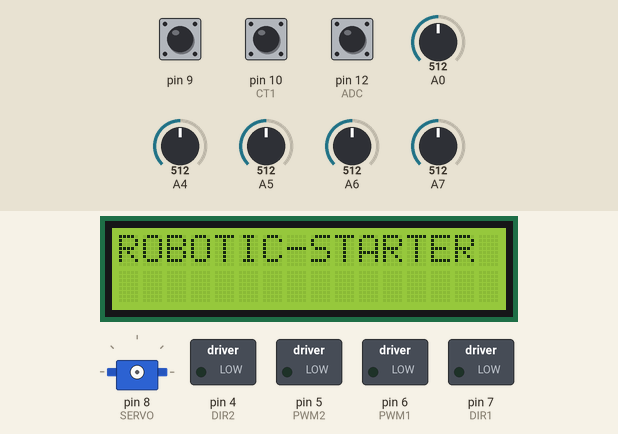
Simulated run of this sketch. Board: Arduino Nano, built with avr-gcc and run on an emulated ATmega328P. Shown: 16×2 character LCD, servo, switched loads named in the sketch (green lamp = pin HIGH). The test bench sets the inputs (shaded band); at power-on: pin 10 (CT1) HIGH, pin 9 HIGH, pin 12 (ADC) HIGH, A0 = 512, A4 = 512, A5 = 512, A6 = 512, A7 = 512.

Above: at 0.1 s.
At 2.2 s:
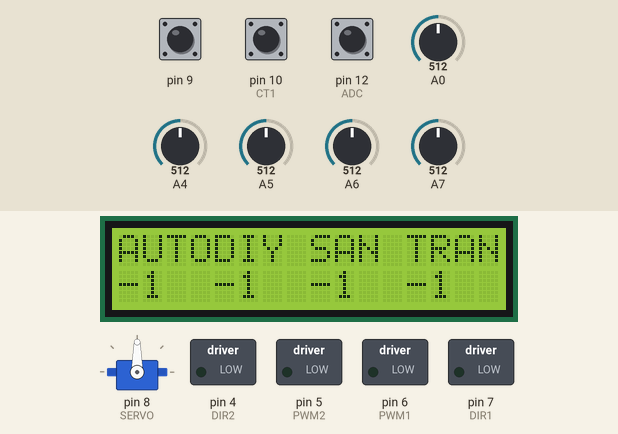
2.3 s: pin 10 (CT1) pulled LOW for 0.15 s
At 2.8 s:
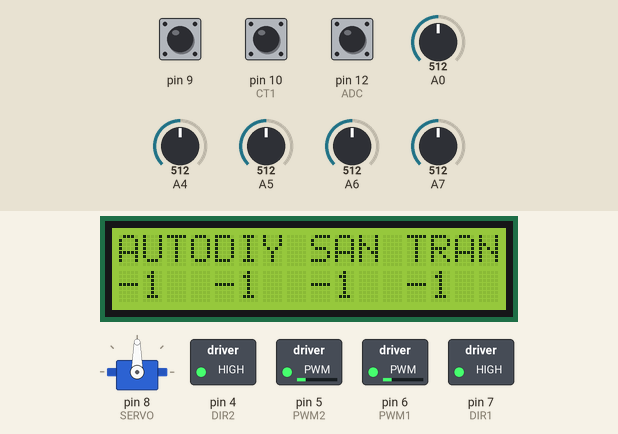
Timing chart, 0 to 5.3 s (numbered marks = the images above; inputs shaded):
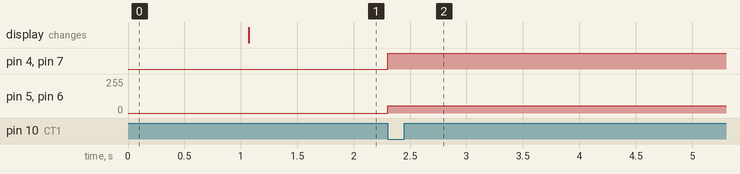

Measured:
- after the input at 2.3 s, pin 4 (DIR2), pin 7 (DIR1): LOW → HIGH at once; pin 5 (PWM2), pin 6 (PWM1): 0/255 → 55/255 at once

The sketch:

auto.ino
```cpp
#include "AutoDIY.h"

//============dinh nghia su dung LCD1602====================

int ntcount, pos;

//=====================================================================

void setup(void) {
  lcd.begin(16, 2);
  lcd.print("ROBOTIC-STARTER");
  delay(1000);
  lcd.clear();
  lcd.setCursor(0, 0);
  lcd.print("AUTODIY");
  if (digitalRead(9) == 0) {
    lcd.print(" SAN TRANG");
  } else {
    lcd.print(" SAN DEN ");
  }

  init_pin();
  init_adc();
  get_adc();
  ngatu = 0;
  clearr();
  ntcount = 0;
  display_adc();
}
void loop(void) {

  set_adc();

  int i = 0;

  if (digitalRead(CT1) == 0) {
    while (true) {
      i++;
      do_line(80, 50, 200);

      if (ngatu >= 1) {
        ngatu = 0;
        control_motor(0, 0, 0);
        control_motor(1, 0, 0);
        break;
      }

      //      if (get_distance() <= 15) {
      //        ngatu = 0;
      //        control_motor(0, 0, 0);
      //        control_motor(1, 0, 0);
      //        servo.write(10);
      //        delay(1000);
      //        servo.write(150);
      //      }
    }
  }
}
```

AutoDIY.h
```cpp
#include<LiquidCrystal.h>
#include <EEPROM.h>
#include <Servo.h>
#include <stdlib.h>
#include "Arduino.h"

#define PWM1 6
#define DIR1 7
#define PWM2 5
#define DIR2 4
#define SERVO 8
#define ADC   12
#define CT1  10
#define CT2  11
#define TRIG 3
#define ECHO 2

LiquidCrystal lcd(1, 0, A0, A1, A2, A3);
Servo servo;

int  ngatu, retrai, rephai, adc[4], ng_adc[4];
int min_adc[4], max_adc[4];
int nho, tmp;
int k, error_p;

void init_adc();
void set_adc();
void get_adc();
void read_adc();
void read_line(void);
void clearr(void);
int middle(int input, int low_limit, int high_limit);
void do_line(int kp, int kd, int spd);
void init_pin(void);
void control_motor(int dc, int dir, int spd);
int get_distance();
void display_adc();

void init_adc() {
  pinMode(ADC, INPUT_PULLUP);
  pinMode(A4, INPUT);
  pinMode(A5, INPUT);
  pinMode(A6, INPUT);
  pinMode(A7, INPUT);
  analogReference(EXTERNAL);
}

void set_adc() {
  int i;

  if ((digitalRead(ADC) == 0) && (tmp == 0)) {
    while (digitalRead(ADC) == 0) {
      read_adc();
      display_adc();
      for (i = 0; i < 4; i++) {
        min_adc[i] = adc[i];
      }
    }
    tmp = 1;
  }

  if ((digitalRead(ADC) == 0) && (tmp == 1)) {
    while (digitalRead(ADC) == 0) {
      read_adc();
      display_adc();
      for (i = 0; i < 4; i++) {
        max_adc[i] = adc[i];
      }
    }
    tmp = 2;
  }

  if (tmp == 2) {
    for (i = 0; i < 4; i++) {
      ng_adc[i] = (min_adc[i] + max_adc[i]) / 2;
      EEPROM.put(i * 2, ng_adc[i]);
    }
    tmp = 3;
  }
}

void get_adc() {
  int i;
  for (i = 0; i < 4; i++) {
    EEPROM.get(i * 2, ng_adc[i]);
  }
}

void read_adc() {
  int i;
  for (i = 0; i < 4; i++) adc[i] = analogRead(i + 4);
}

void read_line(void)    // thuc hien viec doc
{
  int i, j;
  k = 0;

  read_adc();

  if (adc[0] < ng_adc[0])  k |= 0b1000;  //thuc hien cong don gia tri
  if (adc[1] < ng_adc[1])  k |= 0b0100;
  if (adc[2] < ng_adc[2])  k |= 0b0010;
  if (adc[3] < ng_adc[3])  k |= 0b0001;

  if ((adc[0] < ng_adc[0]) && (adc[1] < ng_adc[1]) && (adc[2] < ng_adc[2]) && (adc[3] < ng_adc[3]) && (nho != 1)) {
    ngatu++;
    nho = 1;
  } else if ((adc[0] < ng_adc[0]) && (adc[1] < ng_adc[1]) && (nho != 2)) {
    retrai = 1;
    nho = 2;
  } else if ((adc[3] < ng_adc[3]) && (adc[2] < ng_adc[2]) && (nho != 2)) {
    rephai = 1;
    nho = 2;
  } else if ((analogRead(0) > ng_adc[0]) || (analogRead(1) > ng_adc[1]) || (analogRead(2) > ng_adc[2]) || (analogRead(3) > ng_adc[3])) {
    nho = 0;
  }
}

void clearr(void) {
  retrai = 0;
  rephai = 0;
}

int middle(int input, int low_limit, int high_limit) {
  if (input > low_limit) {
    if (input < high_limit) {
      return input;
    } else {
      return high_limit;
    }
  } else {
    return low_limit;
  }
}

void do_line(int kp, int kd, int spd) {
  int pTerm, dTerm;
  int error = 100;
  int pd_change;
  int v_trai, v_phai;

  read_line();

  if (k == 0b0001) error = -3;
  else if (k == 0b0011) error = -2;
  else if (k == 0b0010) error = -1;
  else if (k == 0b0110) error =  0 ;
  else if (k == 0b0100) error =  1 ;
  else if (k == 0b1000) error =  3 ;
  else if (k == 0b1100) error =  2 ;
  else if ((error < -3) || (error > 3)) error = error_p;

  dTerm = kd * (error - error_p);
  pTerm = kp * error;
  pd_change = middle(pTerm + dTerm, -255, 255);

  v_trai = middle(spd + pd_change, 0, 255);
  v_phai = middle(spd - pd_change, 0, 255);

  control_motor(0, 0, v_phai);     //Dieu khien motor khi do duong
  control_motor(1, 0, v_trai);

  k = 0b0000;
  error_p = error;
}

void init_pin(void) {
  pinMode(DIR1, OUTPUT); //DIR1;
  pinMode(PWM1, OUTPUT); //PWM1
  pinMode(PWM2, OUTPUT); //PWM2
  pinMode(DIR2, OUTPUT); //DIR2

  pinMode(CT1, INPUT_PULLUP);
  pinMode(CT2, INPUT_PULLUP);

  pinMode(TRIG, OUTPUT);
  pinMode(ECHO, INPUT);

  pinMode(11, INPUT_PULLUP);
  pinMode(12, INPUT_PULLUP);
  pinMode(9, INPUT_PULLUP);

  servo.attach(SERVO);
}

void control_motor(int dc, int dir, int spd) {
  switch (dc) {
    case 0: {
        if (dir == 1) {
          digitalWrite(DIR1, 0);
          analogWrite(PWM1, spd);
        } else {
          digitalWrite(DIR1, 1);
          analogWrite(PWM1, 255 - spd);
        }
        break;
      }
    case 1: {
        if (dir == 1) {
          digitalWrite(DIR2, 0);
          analogWrite(PWM2, spd);
        } else {
          digitalWrite(DIR2, 1);
          analogWrite(PWM2, 255 - spd);
        }
        break;
      }
  }
}

int get_distance() {
  unsigned long duration;
  int distance;

  digitalWrite(TRIG, LOW);
  delayMicroseconds(2);
  digitalWrite(TRIG, HIGH);
  delayMicroseconds(10);
  digitalWrite(TRIG, LOW);

  duration = pulseIn(ECHO, HIGH);
  distance = int(duration / 2 / 29.412);

  return distance;
}

void display_adc() {
  lcd.setCursor(0, 1);   lcd.print(ng_adc[0]);
  lcd.setCursor(4, 1);   lcd.print(ng_adc[1]);
  lcd.setCursor(8, 1);   lcd.print(ng_adc[2]);
  lcd.setCursor(12, 1);  lcd.print(ng_adc[3]);
}
```
